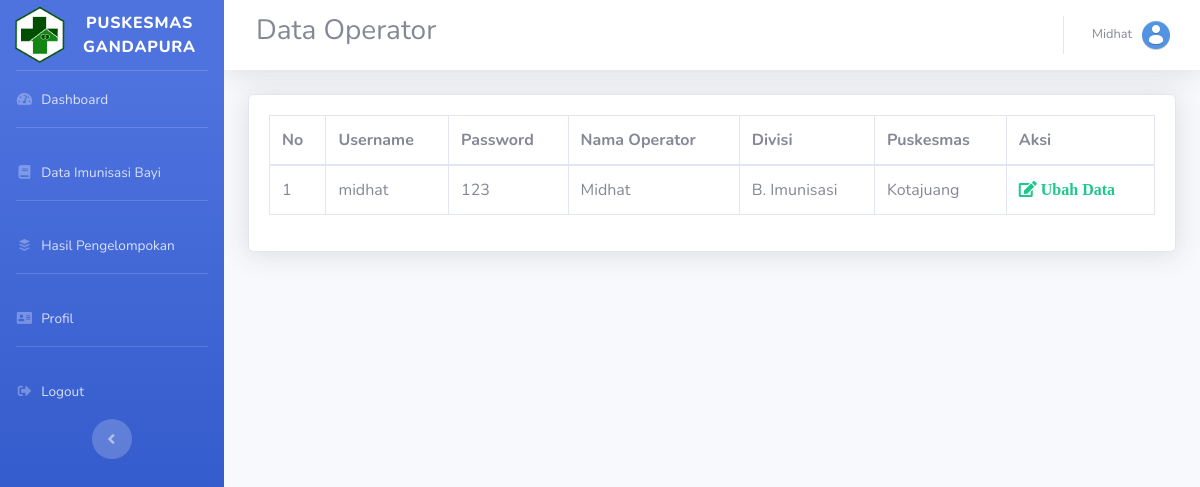
Screenshot of /gandapura/profil.php (signed in) with the database file from the repository.
### tables this page shows
CREATE TABLE `operator` (
  `id` int(11) NOT NULL,
  `username` varchar(30) NOT NULL,
  `password` varchar(255) NOT NULL,
  `nama` varchar(30) NOT NULL,
  `divisi` varchar(30) NOT NULL,
  `puskesmas` varchar(30) NOT NULL
);

### gandapura/profil.php (the view, shortened to what this page needs)
<?php
include '../config/koneksi.php';
$username = $_SESSION['username'];
include 'header.php';
include 'sidebar.php';
?>
          <form class="d-none d-sm-inline-block form-inline mr-auto ml-md-3 my-2 my-md-0 mw-100 navbar-search">
            <h3>Data Operator</h3>
          </form>
          <ul class="navbar-nav ml-auto">
            <li class="nav-item dropdown no-arrow">
              <a class="nav-link dropdown-toggle" href="#" id="userDropdown" role="button" data-toggle="dropdown"
                aria-haspopup="true" aria-expanded="false">
                <span class="mr-2 d-none d-lg-inline text-gray-600 small"><?= ucfirst($username); ?></span>
                <img class="img-profile rounded-circle" src="../assets/img/user.png">
              </a>
            </li>
          </ul>
        </nav>
        <div class="container-fluid">
          <div class="card shadow mb-4">
            <div class="card-body">
              <div class="table-responsive ">
                <table class="table table-bordered" width="100%" cellspacing="0">
                  <thead>
                    <tr>
                        <th scope="col">No</th>
                        <th scope="col">Username</th>
                        <th scope="col">Password</th>
                        <th scope="col">Nama Operator</th>
                        <th scope="col">Divisi</th>
                        <th scope="col">Puskesmas</th>
                        <th scope="col">Aksi</th>
                    </tr>
                  </thead>
                    <?php
                        $number = 1;
                        $data = mysqli_query($koneksi, "SELECT * FROM operator where username='$username' ");
                        foreach ($data as $op) {
                    ?>
                  <tbody>
                    <tr>
                        <td><?= $number ?></td>
                        <td><?= $op["username"] ?></td>
                        <td><?= $op["password"] ?></td>
                        <td><?= $op["nama"] ?></td>
                        <td><?= $op["divisi"] ?></td>
                        <td><?= $op["puskesmas"] ?></td>
                        <td>
                            <a href="edit_data_opr.php?id=<?= $op['id'] ?>" class="fas fa fa-edit text-success"> Ubah Data</a>
                        </td>
                    </tr>
                  </tbody>
                  <?php $number++; } ?>
                </table>
              </div>
            </div>
          </div>
        </div>
      </div>
    </div>
  </div>
</body>
</html>

### rows the page displays
operator: username "midhat", password "123", nama "Midhat", divisi "B. Imunisasi", puskesmas "Kotajuang"

### other values shown
$username "Midhat"
